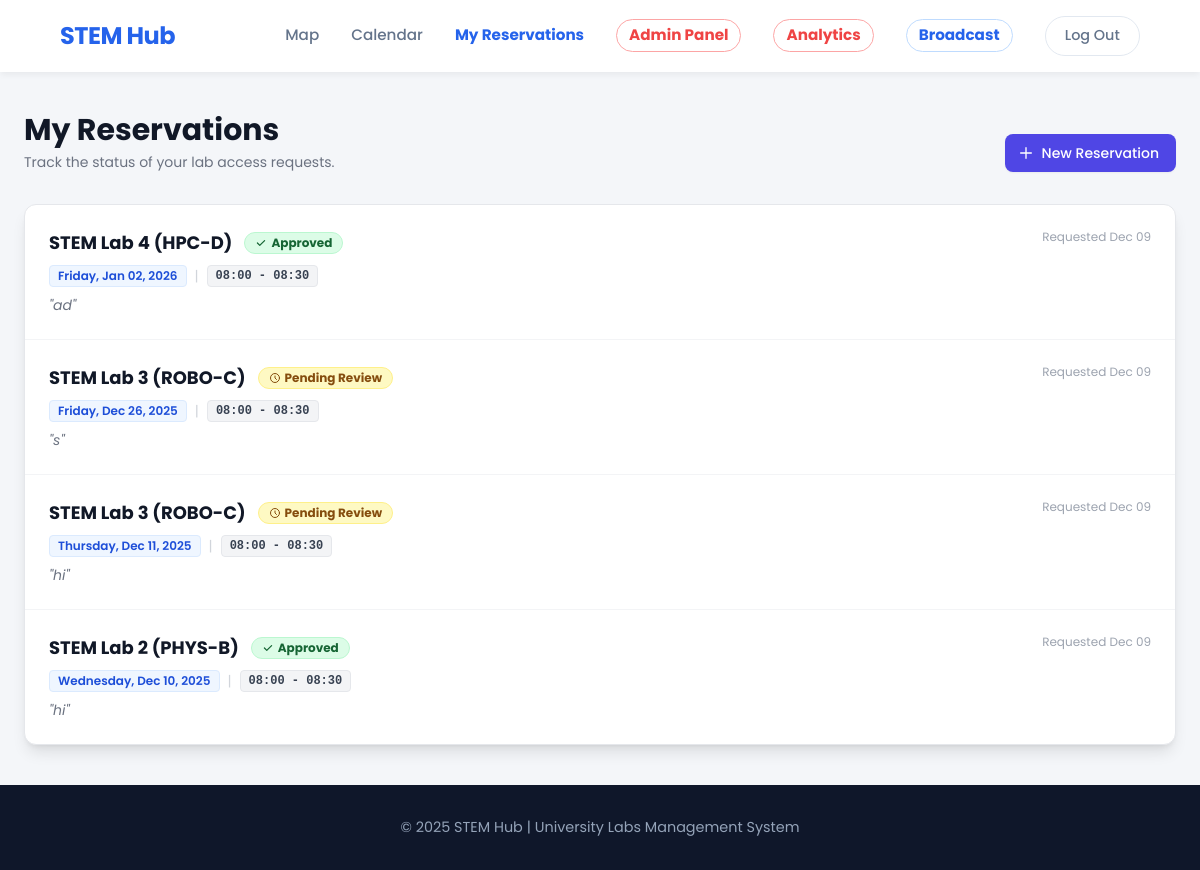
Page /reservations/my-reservations/ (signed in) on the earlier database version.
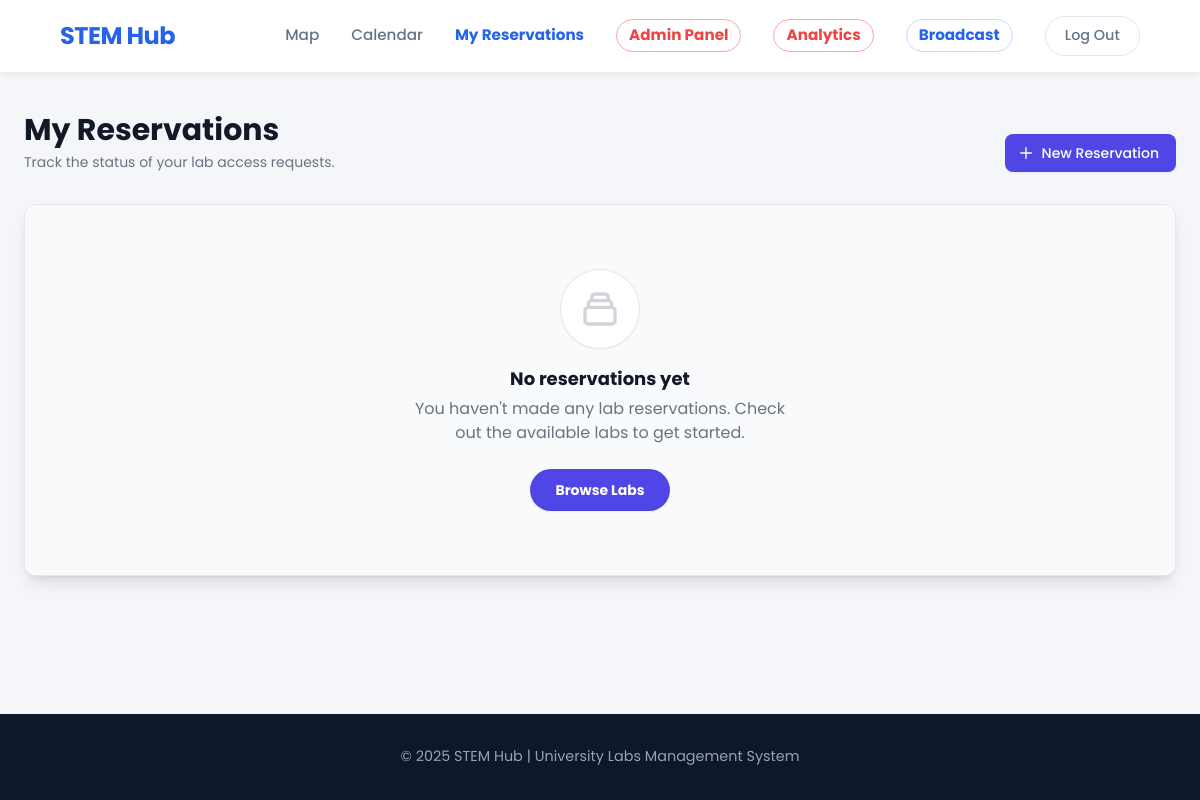
Same page on the later database version.
### reservations/models.py (models this page shows, shortened)
class Reservation(models.Model):
    STATUS_CHOICES = [
        ('PENDING', 'Pending Approval'),
        ('CONFIRMED', 'Confirmed'),
        ('REJECTED', 'Rejected'),
    ]
    user = models.ForeignKey(User, on_delete=models.CASCADE)
    lab = models.ForeignKey(Lab, on_delete=models.CASCADE)
    equipment = models.ManyToManyField(
        Equipment,
        blank=True,
        related_name='reservations',
        through='ReservationEquipment'
    )
    date = models.DateField()
    start_time = models.TimeField()
    end_time = models.TimeField()
    purpose = models.TextField(help_text="Reason for booking (e.g., Thesis Research, Class Project)")
    rejection_reason = models.TextField(blank=True, null=True, help_text="Reason why the admin rejected this request")
    status = models.CharField(max_length=10, choices=STATUS_CHOICES, default='PENDING')
    created_at = models.DateTimeField(auto_now_add=True)

### labs/models.py (models this page shows, shortened)
class Lab(models.Model):
    name = models.CharField(max_length=200)
    slug = models.SlugField(unique=True)
    capacity = models.PositiveIntegerField()
    description = models.TextField()
    map_svg_id = models.CharField(max_length=50, unique=True, help_text="Matches ID in Figma SVG")
    is_active = models.BooleanField(default=True)
    safety_guidelines = models.TextField()

### reservations/views.py (the view)
# urls.py: path('my-reservations/', views.my_reservations, name='my_reservations'),
@login_required
def my_reservations(request):
    reservations = Reservation.objects.filter(user=request.user).order_by('-date', '-start_time')
    return render(request, 'reservations/my_reservations.html', {'reservations': reservations})

### notifications/context_processors.py (called while the page is built)
def user_notifications(request):
    if request.user.is_authenticated:
        notifs = Notification.objects.filter(recipient=request.user, is_read=False)
        return {
            'notifications_list': notifs,
            'unread_count': notifs.count()
        }
    return {}

### CORE/templates/reservations/my_reservations.html (shortened to what the changed rows need)
{% load static %}
<!DOCTYPE html>
<html lang="en">
<head>
    <script src="https://cdn.tailwindcss.com"></script>
</head>
<body>
    <header>
        <div class="header-content">
            <h1><a href="/">STEM Hub</a></h1>
        </div>
    </header>
    <main class="standard-container w-full py-10">
        <div class="flex flex-col sm:flex-row justify-between items-start sm:items-end mb-8 gap-4">
            <div>
                <h1 class="text-3xl font-bold text-gray-900">My Reservations</h1>
            </div>
        </div>
        <div class="bg-white shadow-lg overflow-hidden rounded-xl border border-gray-200">
            {% if reservations %}
            <ul class="divide-y divide-gray-100">
                {% for res in reservations %}
                <li class="p-6 hover:bg-gray-50 transition duration-150">
                    <div class="flex flex-col md:flex-row justify-between md:items-start gap-4">
                        <div class="flex-grow">
                            <div class="flex items-center gap-3 mb-2 flex-wrap">
                                <h3 class="text-lg font-bold text-gray-900">{{ res.lab.name }}</h3>
                                {% if res.status == 'CONFIRMED' %}
                                    <span class="inline-flex items-center px-2.5 py-0.5 rounded-full text-xs font-bold bg-green-100 text-green-800 border border-green-200">
                                        <svg class="w-3 h-3 mr-1" fill="currentColor" viewBox="0 0 20 20"><path fill-rule="evenodd" d="M16.707 5.293a1 1 0 010 1.414l-8 8a1 1 0 01-1.414 0l-4-4a1 1 0 011.414-1.414L8 12.586l7.293-7.293a1 1 0 011.414 0z" clip-rule="evenodd"></path></svg>
                                        Approved
                                    </span>
                                {% else %}
                                    <span class="inline-flex items-center px-2.5 py-0.5 rounded-full text-xs font-bold bg-yellow-100 text-yellow-800 border border-yellow-200">
                                        <svg class="w-3 h-3 mr-1" fill="none" stroke="currentColor" viewBox="0 0 24 24"><path stroke-linecap="round" stroke-linejoin="round" stroke-width="2" d="M12 8v4l3 3m6-3a9 9 0 11-18 0 9 9 0 0118 0z"></path></svg>
                                        Pending Review
                                    </span>
                                {% endif %}
                            </div>
                            <div class="text-sm text-gray-600 flex items-center gap-2 mb-2">
                                <span class="bg-blue-50 text-blue-700 px-2 py-0.5 rounded text-xs font-semibold border border-blue-100">
                                    {{ res.date|date:"l, M d, Y" }}
                                </span>
                                <span class="text-gray-300">|</span>
                                <span class="bg-gray-100 text-gray-700 px-2 py-0.5 rounded text-xs font-semibold border border-gray-200 font-mono">
                                    {{ res.start_time|time:"H:i" }} - {{ res.end_time|time:"H:i" }}
                                </span>
                            </div>
                            <p class="text-sm text-gray-500 italic">"{{ res.purpose }}"</p>
                        </div>
                        <div class="text-xs text-gray-400 whitespace-nowrap mt-2 md:mt-0">
                            Requested {{ res.created_at|date:"M d" }}
                        </div>
                    </div>
                </li>
                {% endfor %}
            </ul>
            {% else %}
            <div class="py-16 text-center bg-gray-50">
                <div class="bg-white border border-gray-200 w-20 h-20 rounded-full flex items-center justify-center mx-auto mb-4 shadow-sm">
                </div>
                <h3 class="text-lg font-bold text-gray-900">No reservations yet</h3>
                <p class="text-gray-500 mt-1 max-w-sm mx-auto">You haven't made any lab reservations. Check out the available labs to get started.</p>
                <div class="mt-6">
                    <a href="{% url 'labs:index' %}" class="inline-flex items-center px-6 py-2.5 border border-transparent shadow-sm text-sm font-bold rounded-full text-white bg-indigo-600 hover:bg-indigo-700 transition transform hover:-translate-y-0.5">
                        Browse Labs
                    </a>
                </div>
            </div>
            {% endif %}
        </div>
    </main>
</body>
</html>

Differences in the rows shown:
removed Reservation: lab.name "STEM Lab 4 (HPC-D)", status "CONFIRMED" (drawn), date "Friday, Jan 02, 2026", start_time "08:00", end_time "08:30", purpose "ad", created_at "Dec 09"
removed Reservation: lab.name "STEM Lab 3 (ROBO-C)", status "PENDING" (drawn), date "Friday, Dec 26, 2025", start_time "08:00", end_time "08:30", purpose "s", created_at "Dec 09"
removed Reservation: lab.name "STEM Lab 3 (ROBO-C)", status "PENDING" (drawn), date "Thursday, Dec 11, 2025", start_time "08:00", end_time "08:30", purpose "hi", created_at "Dec 09"
removed Reservation: lab.name "STEM Lab 2 (PHYS-B)", status "CONFIRMED" (drawn), date "Wednesday, Dec 10, 2025", start_time "08:00", end_time "08:30", purpose "hi", created_at "Dec 09"
Other differences:
text now shown: "No reservations yet You haven't made any lab reservations. Check out the available labs to get started. Browse Labs"
